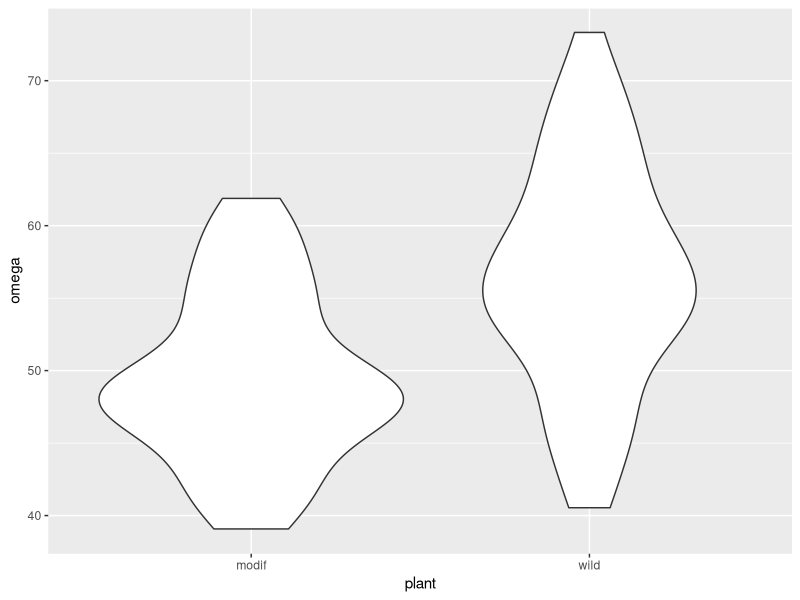
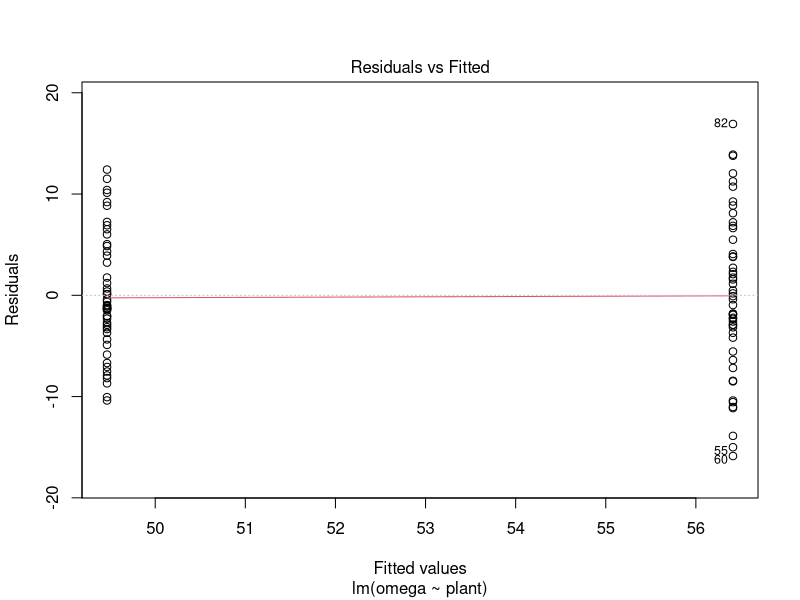
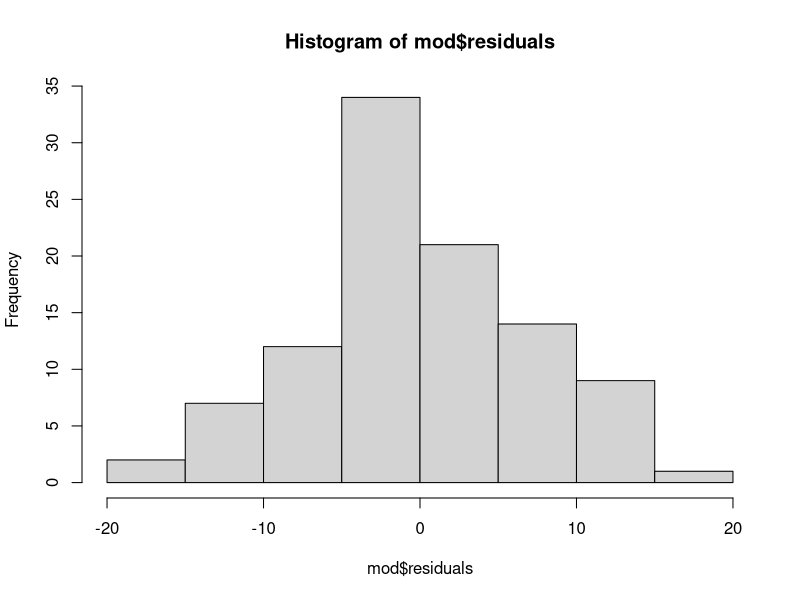
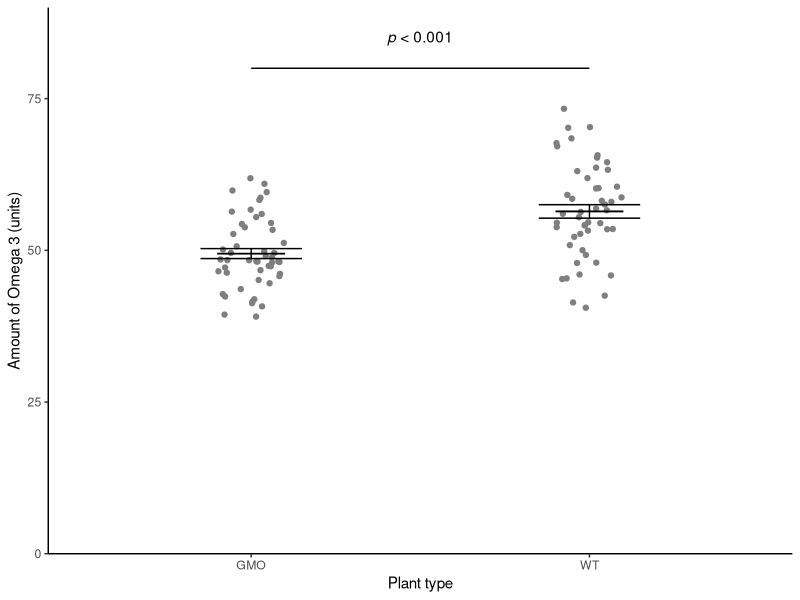

Write the R code that produced these figures, in order.
## ---- chunk 1
#| code-fold: false
library(tidyverse)
## ---- chunk 2
#| output: false

csativa  <-  read_table("data-raw/csativa.txt")
str(csativa)

# First realise that this is a two sample test. You have two 
# independent samples - there are a total of 100 different plants 
# and the values in one group have no relationship to the values 
# in the other.
## ---- chunk 3
#| output: false

# create a rough plot of the data  
ggplot(data = csativa, aes(x = plant, y = omega)) +
  geom_violin()
# note the modified plants seem to have lower omega!
## ---- chunk 4
#| output: false

# create a summary of the data
csativa_summary <- csativa %>%
  group_by(plant) %>%
  summarise(mean = mean(omega),
            std = sd(omega),
            n = length(omega),
            se = std/sqrt(n))
## ---- chunk 5
#| output: false

# The data seem to be continuous so it is likely that a parametric 
# test will be fine.
# we will check the other assumptions after we have run the lm

# build the statistical model
mod <- lm(data = csativa, omega ~ plant)


# examine it
summary(mod)
# So there is a significant difference but you need to make sure 
# you know the direction!
# Wild plants have a significantly higher omega 3 content 
# (mean +/- s.e =  56.41 +/- 1.11) than modified plants 
# (49.46 +/- 0.82)(t = 5.03; d.f. = 98; p < 0.0001).
## ---- chunk 6
#| output: false

# let's check the assumptions
plot(mod, which = 1) 
# we're looking for the variance in the residuals to be the 
# same in both groups.
# This looks OK. Maybe a bit higher in the wild plants
# (with the higher mean)
 
hist(mod$residuals)
shapiro.test(mod$residuals)
# On balance the use of lm() is probably justifiable  The variance 
# isn't quite equal and the histogram looks a bit off normal but 
# the normality test is NS and the effect (in the figure) is clear.
## ---- chunk 7
#| output: false

# A figure 
fig1 <- ggplot() +
  geom_point(data = csativa, aes(x = plant, y = omega),
             position = position_jitter(width = 0.1, height = 0),
             colour = "gray50") +
  geom_errorbar(data = csativa_summary, 
                aes(x = plant, ymin = mean - se, ymax = mean + se),
                width = 0.3) +
  geom_errorbar(data = csativa_summary, 
                aes(x = plant, ymin = mean, ymax = mean),
                width = 0.2) +
  scale_x_discrete(name = "Plant type", labels = c("GMO", "WT")) +
  scale_y_continuous(name = "Amount of Omega 3 (units)",
                     expand = c(0, 0),
                     limits = c(0, 90)) +
    annotate("segment", x = 1, xend = 2, 
           y = 80, yend = 80,
           colour = "black") +
  annotate("text", x = 1.5,  y = 85, 
           label = expression(italic(p)~"< 0.001")) +
  theme_classic()

# save figure to figures/csativa.png
ggsave("figures/csativa.png",
       plot = fig1,
       width = 3.5,
       height = 3.5,
       units = "in",
       dpi = 300)
